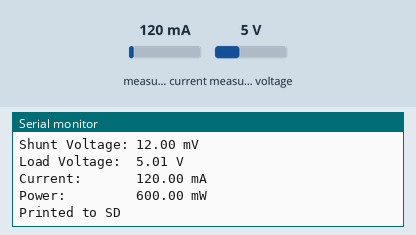
The sketch below on a simulated Arduino Uno, built with avr-gcc and run on an emulated ATmega328P. On the bench: the last lines printed to the serial monitor. The inputs (shaded band) are chosen by the test bench; at power-on: measured current 120 mA, measured voltage 5 V. Storage starts empty.

Above: at 2.2 s.
2.3 s: measured current set to 40 mA
At 3.4 s:
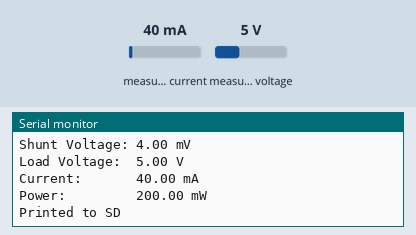
3.8 s: measured current set to 500 mA
At 4.5 s:
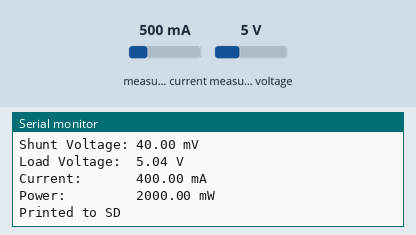
6.9 s: measured voltage set to 0.3 V
At 7.5 s:
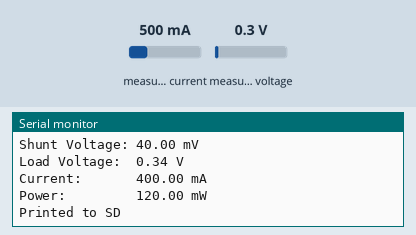
Timing chart, 0 to 9.9 s (numbered marks = the images above; inputs shaded):
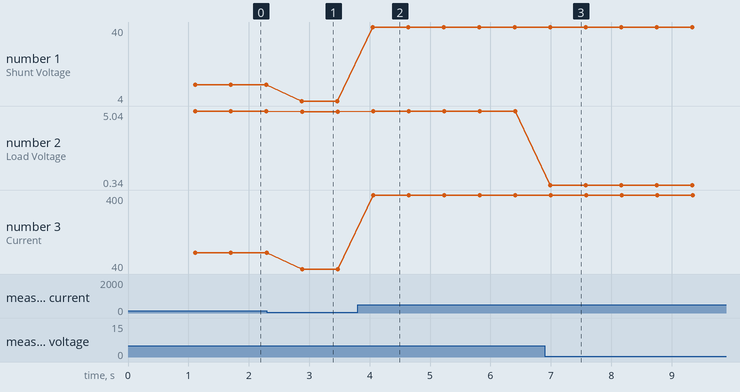

Measured:
- after the input at 2.3 s, the serial monitor: prints a new line after 0.58 s (image 1)
- after the input at 3.8 s, the serial monitor: prints a new line after 0.25 s (image 2)
- after the input at 6.9 s, the serial monitor: prints a new line after 0.09 s (image 3)
- plotted number 1: 12 → 4 after the input at 2.3 s
- plotted number 2: 5 → 5.04 after the input at 3.8 s, 5.04 → 0.34 after the input at 6.9 s
- plotted number 3: 120 → 40 after the input at 2.3 s, 40 → 400 after the input at 3.8 s

The sketch:

currentSensor.ino
```cpp
#include <SoftwareSerial.h>
#include <Wire.h>
#include <SPI.h>
#include <SD.h>
#include <TimeLib.h>
#include <Adafruit_INA219.h>

#define txPin 2
#define ONE_SECOND 1000

Adafruit_INA219 ina219;

time_t startTime;
File dataFile;
SoftwareSerial LCD = SoftwareSerial(0, txPin);

const int LCDdelay=10;  // conservative, 2 actually works

// wbp: goto with row & column
void lcdPosition(int row, int col) {
  LCD.write(0xFE);   //command flag
  LCD.write((col + row*64 + 128));    //position
  delay(LCDdelay);
}
void clearLCD(){
  LCD.write(0xFE);   //command flag
  LCD.write(0x01);   //clear command.
  delay(LCDdelay);
}
void backlightOn() {  //turns on the backlight
  LCD.write(0x7C);   //command flag for backlight stuff
  LCD.write(157);    //light level.
  delay(LCDdelay);
}
void backlightNormal() {  //turns on the backlight
  LCD.write(0x7C);   //command flag for backlight stuff
  LCD.write(130);    //light level.
  delay(LCDdelay);
}
void backlightOff(){  //turns off the backlight
  LCD.write(0x7C);   //command flag for backlight stuff
  LCD.write(128);     //light level for off.
   delay(LCDdelay);
}
void serCommand(){   //a general function to call the command flag for issuing all other commands
  LCD.write(0xFE);
}

//SerialLCD Functions
void selectLineOne(){  //puts the cursor at line 0 char 0.
   LCD.write(0xFE);   //command flag
   LCD.write(128);    //position
}
void selectLineTwo(){  //puts the cursor at line 2 char 0.
   LCD.write(0xFE);   //command flag
   LCD.write(192);    //position
}

void goTo(int position) { //position = line 1: 0-19, line 2: 20-39, etc, 79+ defaults back to 0
  if (position<20){
    Serial.write(0xFE);   //command flag
    Serial.write((position+128));    //position
    }
  else if (position<40){
    Serial.write(0xFE);   //command flag
    Serial.write((position+128+64-20));    //position
    }
  else { goTo(0); }
}


void setup(void) {
  Serial.begin(115200);
  while (!Serial) {
      // will pause Zero, Leonardo, etc until serial console opens
      delay(1);
      Serial.println("Trying to connect to chip...");
  }

  Serial.print("Initializing SD card...");

  if (!SD.begin(8)) {
    Serial.println("initialization failed!");
    while (1);
  }
  Serial.println("initialization done.");

  // Deletes the file if it already exists
  dataFile = SD.open("dataFile.csv", FILE_WRITE);
  dataFile.close();
  SD.remove("DATAFILE.csv");

  dataFile = SD.open("dataFile.csv", FILE_WRITE);
  dataFile.println("Time(s), current(mA)");
  dataFile.close();

  uint32_t currentFrequency;

  Serial.println("Hello!");

  // Initialize the INA219.
  // By default the initialization will use the largest range (32V, 2A).  However
  // you can call a setCalibration function to change this range (see comments).

  ina219.begin();

  // To use a slightly lower 32V, 1A range (higher precision on amps):
  //ina219.setCalibration_32V_1A();
  // Or to use a lower 16V, 400mA range (higher precision on volts and amps):
  ina219.setCalibration_16V_400mA();

  Serial.println("Measuring voltage and current with INA219 ...");

  //LCD initialization
  pinMode(txPin, OUTPUT);
  LCD.begin(9600);
  backlightOn();
  clearLCD();
  lcdPosition(0,0);
  LCD.print("Hello world!");

  delay(ONE_SECOND);

  startTime = now();
}


void loop(void) {
  float shuntvoltage = 0;
  float busvoltage = 0;
  float current_mA = 0;
  float loadvoltage = 0;
  float power_mW = 0;

  time_t currentTime = now();

  //for serial port for IDE
  shuntvoltage = ina219.getShuntVoltage_mV();
  busvoltage = ina219.getBusVoltage_V();
  current_mA = ina219.getCurrent_mA();
  power_mW = ina219.getPower_mW();
  loadvoltage = busvoltage + (shuntvoltage / 1000);

  dataFile = SD.open("dataFile.csv", FILE_WRITE);

  Serial.print("Bus Voltage:   "); Serial.print(busvoltage); Serial.println(" V");
  Serial.print("Shunt Voltage: "); Serial.print(shuntvoltage); Serial.println(" mV");
  Serial.print("Load Voltage:  "); Serial.print(loadvoltage); Serial.println(" V");
  Serial.print("Current:       "); Serial.print(current_mA); Serial.println(" mA");
  Serial.print("Power:         "); Serial.print(power_mW); Serial.println(" mW");
  Serial.println("");

  //resets LCD
  clearLCD();
  lcdPosition(0,0);

//For Voltage
  selectLineOne();
  LCD.print("Load Vtg: ");
  LCD.print(loadvoltage);
  LCD.print(" V");

//For Power
//selectLineOne();
//LCD.print("Power: ");
//LCD.print(power_mW);
//LCD.print(" mW");

  selectLineTwo();
  LCD.print("Current: ");
  LCD.print(current_mA);
  LCD.print(" mA");

  if (dataFile) {
    dataFile.print(currentTime - startTime);
    dataFile.print(",");
    dataFile.print(current_mA);
    dataFile.print("\n");
    Serial.println("Printed to SD");
  }
  else {
    Serial.println("error opening file in SD card");
  }

  dataFile.close();

  delay(ONE_SECOND*0.5); // Half a Second

  Serial.print("\n");
}
```
